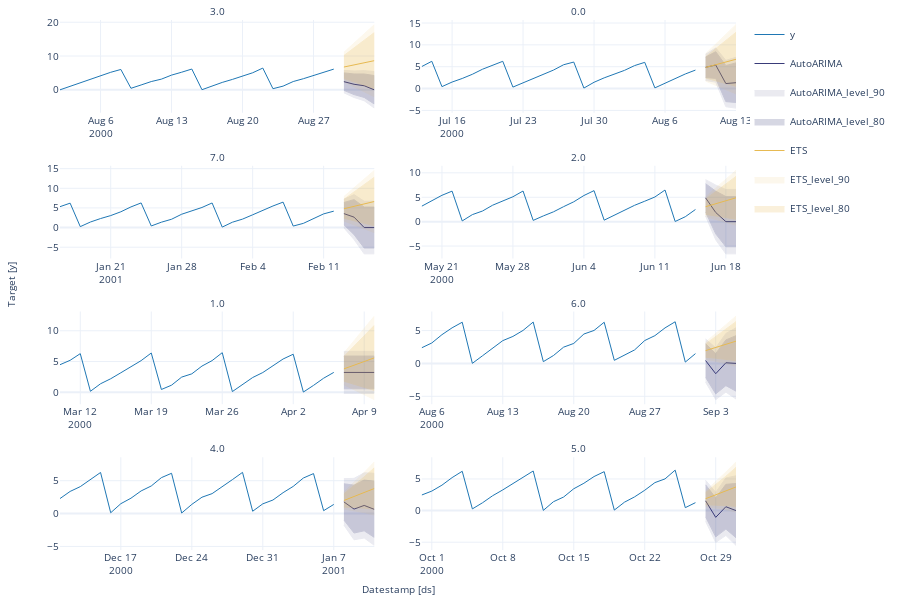

Notebook code cell kept with this figure:
### Code cell
#| hide
fcsts_df = fcst.forecast(h=4, fitted=True, level=[90, 80, 30])
fcsts_df.groupby('unique_id').tail(4)
fcst.plot(panel_df.groupby('unique_id').tail(28), fcsts_df, models=['AutoARIMA', 'ETS'], level=[90, 80])

### Figure 1 — Plotly figure (JSON) as saved in the notebook; plotly's stock layout.template omitted (floating-point values rounded to 4 significant figures)
{"data": [{"legendgroup": "y", "line": {"color": "#1f77b4", "width": 1}, "mode": "lines", "name": "y", "showlegend": true, "type": "scatter", "x": ["2000-08-02T00:00:00", "2000-08-03T00:00:00", "2000-08-04T00:00:00", "2000-08-05T00:00:00", "2000-08-06T00:00:00", "2000-08-07T00:00:00", "2000-08-08T00:00:00", "2000-08-09T00:00:00", "2000-08-10T00:00:00", "2000-08-11T00:00:00", "2000-08-12T00:00:00", "2000-08-13T00:00:00", "2000-08-14T00:00:00", "2000-08-15T00:00:00", "2000-08-16T00:00:00", "2000-08-17T00:00:00", "2000-08-18T00:00:00", "2000-08-19T00:00:00", "2000-08-20T00:00:00", "2000-08-21T00:00:00", "2000-08-22T00:00:00", "2000-08-23T00:00:00", "2000-08-24T00:00:00", "2000-08-25T00:00:00", "2000-08-26T00:00:00", "2000-08-27T00:00:00", "2000-08-28T00:00:00", "2000-08-29T00:00:00"], "xaxis": "x", "y": [0.004345, 1.012, 2.072, 3.257, 4.111, 5.185, 6.028, 0.4556, 1.442, 2.449, 3.166, 4.356, 5.213, 6.151, 0.03521, 1.211, 2.194, 3.08, 4.175, 5.048, 6.436, 0.3338, 1.096, 2.459, 3.29, 4.228, 5.321, 6.127], "yaxis": "y"}, {"legendgroup": "y", "line": {"color": "#1f77b4", "width": 1}, "mode": "lines", "name": "y", "showlegend": false, "type": "scatter", "x": ["2000-07-13T00:00:00", "2000-07-14T00:00:00", "2000-07-15T00:00:00", "2000-07-16T00:00:00", "2000-07-17T00:00:00", "2000-07-18T00:00:00", "2000-07-19T00:00:00", "2000-07-20T00:00:00", "2000-07-21T00:00:00", "2000-07-22T00:00:00", "2000-07-23T00:00:00", "2000-07-24T00:00:00", "2000-07-25T00:00:00", "2000-07-26T00:00:00", "2000-07-27T00:00:00", "2000-07-28T00:00:00", "2000-07-29T00:00:00", "2000-07-30T00:00:00", "2000-07-31T00:00:00", "2000-08-01T00:00:00", "2000-08-02T00:00:00", "2000-08-03T00:00:00", "2000-08-04T00:00:00", "2000-08-05T00:00:00", "2000-08-06T00:00:00", "2000-08-07T00:00:00", "2000-08-08T00:00:00", "2000-08-09T00:00:00"], "xaxis": "x2", "y": [5.028, 6.244, 0.4405, 1.488, 2.309, 3.271, 4.427, 5.372, 6.239, 0.3385, 1.304, 2.357, 3.235, 4.228, 5.453, 6.069, 0.1146, 1.441, 2.452, 3.323, 4.162, 5.26, 6.0, 0.1559, 1.213, 2.443, 3.34, 4.228], "yaxis": "y2"}, {"legendgroup": "y", "line": {"color": "#1f77b4", "width": 1}, "mode": "lines", "name": "y", "showlegend": false, "type": "scatter", "x": ["2001-01-16T00:00:00", "2001-01-17T00:00:00", "2001-01-18T00:00:00", "2001-01-19T00:00:00", "2001-01-20T00:00:00", "2001-01-21T00:00:00", "2001-01-22T00:00:00", "2001-01-23T00:00:00", "2001-01-24T00:00:00", "2001-01-25T00:00:00", "2001-01-26T00:00:00", "2001-01-27T00:00:00", "2001-01-28T00:00:00", "2001-01-29T00:00:00", "2001-01-30T00:00:00", "2001-01-31T00:00:00", "2001-02-01T00:00:00", "2001-02-02T00:00:00", "2001-02-03T00:00:00", "2001-02-04T00:00:00", "2001-02-05T00:00:00", "2001-02-06T00:00:00", "2001-02-07T00:00:00", "2001-02-08T00:00:00", "2001-02-09T00:00:00", "2001-02-10T00:00:00", "2001-02-11T00:00:00", "2001-02-12T00:00:00"], "xaxis": "x3", "y": [5.322, 6.211, 0.2385, 1.407, 2.294, 3.047, 4.015, 5.256, 6.272, 0.4081, 1.365, 2.113, 3.397, 4.315, 5.117, 6.258, 0.12, 1.361, 2.151, 3.248, 4.449, 5.494, 6.479, 0.3852, 1.068, 2.234, 3.484, 4.177], "yaxis": "y3"}, {"legendgroup": "y", "line": {"color": "#1f77b4", "width": 1}, "mode": "lines", "name": "y", "showlegend": false, "type": "scatter", "x": ["2000-05-19T00:00:00", "2000-05-20T00:00:00", "2000-05-21T00:00:00", "2000-05-22T00:00:00", "2000-05-23T00:00:00", "2000-05-24T00:00:00", "2000-05-25T00:00:00", "2000-05-26T00:00:00", "2000-05-27T00:00:00", "2000-05-28T00:00:00", "2000-05-29T00:00:00", "2000-05-30T00:00:00", "2000-05-31T00:00:00", "2000-06-01T00:00:00", "2000-06-02T00:00:00", "2000-06-03T00:00:00", "2000-06-04T00:00:00", "2000-06-05T00:00:00", "2000-06-06T00:00:00", "2000-06-07T00:00:00", "2000-06-08T00:00:00", "2000-06-09T00:00:00", "2000-06-10T00:00:00", "2000-06-11T00:00:00", "2000-06-12T00:00:00", "2000-06-13T00:00:00", "2000-06-14T00:00:00", "2000-06-15T00:00:00"], "xaxis": "x4", "y": [3.162, 4.34, 5.398, 6.252, 0.1481, 1.443, 2.176, 3.369, 4.278, 5.101, 6.274, 0.2598, 1.174, 2.012, 3.074, 4.066, 5.354, 6.355, 0.3059, 1.336, 2.224, 3.348, 4.189, 5.05, 6.48, 0.03622, 1.01, 2.49], "yaxis": "y4"}, {"legendgroup": "y", "line": {"color": "#1f77b4", "width": 1}, "mode": "lines", "name": "y", "showlegend": false, "type": "scatter", "x": ["2000-03-10T00:00:00", "2000-03-11T00:00:00", "2000-03-12T00:00:00", "2000-03-13T00:00:00", "2000-03-14T00:00:00", "2000-03-15T00:00:00", "2000-03-16T00:00:00", "2000-03-17T00:00:00", "2000-03-18T00:00:00", "2000-03-19T00:00:00", "2000-03-20T00:00:00", "2000-03-21T00:00:00", "2000-03-22T00:00:00", "2000-03-23T00:00:00", "2000-03-24T00:00:00", "2000-03-25T00:00:00", "2000-03-26T00:00:00", "2000-03-27T00:00:00", "2000-03-28T00:00:00", "2000-03-29T00:00:00", "2000-03-30T00:00:00", "2000-03-31T00:00:00", "2000-04-01T00:00:00", "2000-04-02T00:00:00", "2000-04-03T00:00:00", "2000-04-04T00:00:00", "2000-04-05T00:00:00", "2000-04-06T00:00:00"], "xaxis": "x5", "y": [4.49, 5.203, 6.285, 0.1718, 1.394, 2.206, 3.18, 4.2, 5.151, 6.388, 0.4631, 1.163, 2.476, 3.007, 4.267, 5.152, 6.441, 0.1253, 1.339, 2.405, 3.216, 4.376, 5.415, 6.19, 0.04827, 1.128, 2.296, 3.238], "yaxis": "y5"}, {"legendgroup": "y", "line": {"color": "#1f77b4", "width": 1}, "mode": "lines", "name": "y", "showlegend": false, "type": "scatter", "x": ["2000-08-05T00:00:00", "2000-08-06T00:00:00", "2000-08-07T00:00:00", "2000-08-08T00:00:00", "2000-08-09T00:00:00", "2000-08-10T00:00:00", "2000-08-11T00:00:00", "2000-08-12T00:00:00", "2000-08-13T00:00:00", "2000-08-14T00:00:00", "2000-08-15T00:00:00", "2000-08-16T00:00:00", "2000-08-17T00:00:00", "2000-08-18T00:00:00", "2000-08-19T00:00:00", "2000-08-20T00:00:00", "2000-08-21T00:00:00", "2000-08-22T00:00:00", "2000-08-23T00:00:00", "2000-08-24T00:00:00", "2000-08-25T00:00:00", "2000-08-26T00:00:00", "2000-08-27T00:00:00", "2000-08-28T00:00:00", "2000-08-29T00:00:00", "2000-08-30T00:00:00", "2000-08-31T00:00:00", "2000-09-01T00:00:00"], "xaxis": "x6", "y": [2.377, 3.113, 4.376, 5.418, 6.271, 0.0137, 1.165, 2.296, 3.469, 4.109, 5.022, 6.298, 0.2705, 1.203, 2.477, 3.042, 4.476, 5.017, 6.269, 0.4728, 1.231, 2.055, 3.484, 4.226, 5.408, 6.341, 0.2029, 1.491], "yaxis": "y6"}, {"legendgroup": "y", "line": {"color": "#1f77b4", "width": 1}, "mode": "lines", "name": "y", "showlegend": false, "type": "scatter", "x": ["2000-12-11T00:00:00", "2000-12-12T00:00:00", "2000-12-13T00:00:00", "2000-12-14T00:00:00", "2000-12-15T00:00:00", "2000-12-16T00:00:00", "2000-12-17T00:00:00", "2000-12-18T00:00:00", "2000-12-19T00:00:00", "2000-12-20T00:00:00", "2000-12-21T00:00:00", "2000-12-22T00:00:00", "2000-12-23T00:00:00", "2000-12-24T00:00:00", "2000-12-25T00:00:00", "2000-12-26T00:00:00", "2000-12-27T00:00:00", "2000-12-28T00:00:00", "2000-12-29T00:00:00", "2000-12-30T00:00:00", "2000-12-31T00:00:00", "2001-01-01T00:00:00", "2001-01-02T00:00:00", "2001-01-03T00:00:00", "2001-01-04T00:00:00", "2001-01-05T00:00:00", "2001-01-06T00:00:00", "2001-01-07T00:00:00"], "xaxis": "x7", "y": [2.281, 3.365, 4.096, 5.206, 6.249, 0.1218, 1.499, 2.336, 3.442, 4.196, 5.462, 6.126, 0.07894, 1.393, 2.487, 3.031, 4.05, 5.159, 6.263, 0.3521, 1.478, 2.059, 3.178, 4.133, 5.404, 6.082, 0.4384, 1.387], "yaxis": "y7"}, {"legendgroup": "y", "line": {"color": "#1f77b4", "width": 1}, "mode": "lines", "name": "y", "showlegend": false, "type": "scatter", "x": ["2000-09-30T00:00:00", "2000-10-01T00:00:00", "2000-10-02T00:00:00", "2000-10-03T00:00:00", "2000-10-04T00:00:00", "2000-10-05T00:00:00", "2000-10-06T00:00:00", "2000-10-07T00:00:00", "2000-10-08T00:00:00", "2000-10-09T00:00:00", "2000-10-10T00:00:00", "2000-10-11T00:00:00", "2000-10-12T00:00:00", "2000-10-13T00:00:00", "2000-10-14T00:00:00", "2000-10-15T00:00:00", "2000-10-16T00:00:00", "2000-10-17T00:00:00", "2000-10-18T00:00:00", "2000-10-19T00:00:00", "2000-10-20T00:00:00", "2000-10-21T00:00:00", "2000-10-22T00:00:00", "2000-10-23T00:00:00", "2000-10-24T00:00:00", "2000-10-25T00:00:00", "2000-10-26T00:00:00", "2000-10-27T00:00:00"], "xaxis": "x8", "y": [2.459, 3.085, 4.02, 5.215, 6.216, 0.2656, 1.235, 2.349, 3.271, 4.271, 5.334, 6.261, 0.03107, 1.406, 2.143, 3.451, 4.321, 5.382, 6.156, 0.07805, 1.326, 2.169, 3.215, 4.425, 5.011, 6.397, 0.4621, 1.253], "yaxis": "y8"}, {"legendgroup": "AutoARIMA", "line": {"color": "#393b79", "width": 1}, "mode": "lines", "name": "AutoARIMA", "showlegend": true, "type": "scatter", "x": ["2000-08-30T00:00:00", "2000-08-31T00:00:00", "2000-09-01T00:00:00", "2000-09-02T00:00:00"], "xaxis": "x", "y": [2.421, 1.644, 1.213, 0], "yaxis": "y"}, {"fill": "toself", "fillcolor": "#393b79", "legendgroup": "AutoARIMA_level_90", "line": {"color": "#393b79", "width": 1}, "mode": "lines", "name": "AutoARIMA_level_90", "opacity": 0.1, "showlegend": true, "type": "scatter", "x": ["2000-08-30T00:00:00.000000000", "2000-08-31T00:00:00.000000000", "2000-09-01T00:00:00.000000000", "2000-09-02T00:00:00.000000000", "2000-09-02T00:00:00.000000000", "2000-09-01T00:00:00.000000000", "2000-08-31T00:00:00.000000000", "2000-08-30T00:00:00.000000000"], "xaxis": "x", "y": [5.73, 5.561, 5.663, 5.409, -5.409, -3.238, -2.273, -0.8877], "yaxis": "y"}, {"fill": "toself", "fillcolor": "#393b79", "legendgroup": "AutoARIMA_level_80", "line": {"color": "#393b79", "width": 1}, "mode": "lines", "name": "AutoARIMA_level_80", "opacity": 0.2, "showlegend": true, "type": "scatter", "x": ["2000-08-30T00:00:00.000000000", "2000-08-31T00:00:00.000000000", "2000-09-01T00:00:00.000000000", "2000-09-02T00:00:00.000000000", "2000-09-02T00:00:00.000000000", "2000-09-01T00:00:00.000000000", "2000-08-31T00:00:00.000000000", "2000-08-30T00:00:00.000000000"], "xaxis": "x", "y": [5.0, 4.696, 4.68, 4.214, -4.214, -2.255, -1.408, -0.1568], "yaxis": "y"}, {"legendgroup": "ETS", "line": {"color": "#e7ba52", "width": 1}, "mode": "lines", "name": "ETS", "showlegend": true, "type": "scatter", "x": ["2000-08-30T00:00:00", "2000-08-31T00:00:00", "2000-09-01T00:00:00", "2000-09-02T00:00:00"], "xaxis": "x", "y": [6.747, 7.375, 8.003, 8.631], "yaxis": "y"}, {"fill": "toself", "fillcolor": "#e7ba52", "legendgroup": "ETS_level_90", "line": {"color": "#e7ba52", "width": 1}, "mode": "lines", "name": "ETS_level_90", "opacity": 0.1, "showlegend": true, "type": "scatter", "x": ["2000-08-30T00:00:00.000000000", "2000-08-31T00:00:00.000000000", "2000-09-01T00:00:00.000000000", "2000-09-02T00:00:00.000000000", "2000-09-02T00:00:00.000000000", "2000-09-01T00:00:00.000000000", "2000-08-31T00:00:00.000000000", "2000-08-30T00:00:00.000000000"], "xaxis": "x", "y": [11.11, 13.93, 16.61, 19.29, -2.027, -0.6009, 0.8225, 2.388], "yaxis": "y"}, {"fill": "toself", "fillcolor": "#e7ba52", "legendgroup": "ETS_level_80", "line": {"color": "#e7ba52", "width": 1}, "mode": "lines", "name": "ETS_level_80", "opacity": 0.2, "showlegend": true, "type": "scatter", "x": ["2000-08-30T00:00:00.000000000", "2000-08-31T00:00:00.000000000", "2000-09-01T00:00:00.000000000", "2000-09-02T00:00:00.000000000", "2000-09-02T00:00:00.000000000", "2000-09-01T00:00:00.000000000", "2000-08-31T00:00:00.000000000", "2000-08-30T00:00:00.000000000"], "xaxis": "x", "y": [10.14, 12.48, 14.71, 16.93, 0.3268, 1.299, 2.27, 3.351], "yaxis": "y"}, {"legendgroup": "AutoARIMA", "line": {"color": "#393b79", "width": 1}, "mode": "lines", "name": "AutoARIMA", "showlegend": false, "type": "scatter", "x": ["2000-08-10T00:00:00", "2000-08-11T00:00:00", "2000-08-12T00:00:00", "2000-08-13T00:00:00"], "xaxis": "x2", "y": [4.858, 5.389, 1.143, 1.346], "yaxis": "y2"}, {"fill": "toself", "fillcolor": "#393b79", "legendgroup": "AutoARIMA_level_90", "line": {"color": "#393b79", "width": 1}, "mode": "lines", "name": "AutoARIMA_level_90", "opacity": 0.1, "showlegend": false, "type": "scatter", "x": ["2000-08-10T00:00:00.000000000", "2000-08-11T00:00:00.000000000", "2000-08-12T00:00:00.000000000", "2000-08-13T00:00:00.000000000", "2000-08-13T00:00:00.000000000", "2000-08-12T00:00:00.000000000", "2000-08-11T00:00:00.000000000", "2000-08-10T00:00:00.000000000"], "xaxis": "x2", "y": [7.861, 9.313, 6.453, 7.165, -4.473, -4.167, 1.466, 1.854], "yaxis": "y2"}, {"fill": "toself", "fillcolor": "#393b79", "legendgroup": "AutoARIMA_level_80", "line": {"color": "#393b79", "width": 1}, "mode": "lines", "name": "AutoARIMA_level_80", "opacity": 0.2, "showlegend": false, "type": "scatter", "x": ["2000-08-10T00:00:00.000000000", "2000-08-11T00:00:00.000000000", "2000-08-12T00:00:00.000000000", "2000-08-13T00:00:00.000000000", "2000-08-13T00:00:00.000000000", "2000-08-12T00:00:00.000000000", "2000-08-11T00:00:00.000000000", "2000-08-10T00:00:00.000000000"], "xaxis": "x2", "y": [7.198, 8.446, 5.28, 5.879, -3.188, -2.994, 2.333, 2.518], "yaxis": "y2"}, {"legendgroup": "ETS", "line": {"color": "#e7ba52", "width": 1}, "mode": "lines", "name": "ETS", "showlegend": false, "type": "scatter", "x": ["2000-08-10T00:00:00", "2000-08-11T00:00:00", "2000-08-12T00:00:00", "2000-08-13T00:00:00"], "xaxis": "x2", "y": [4.837, 5.459, 6.082, 6.704], "yaxis": "y2"}, {"fill": "toself", "fillcolor": "#e7ba52", "legendgroup": "ETS_level_90", "line": {"color": "#e7ba52", "width": 1}, "mode": "lines", "name": "ETS_level_90", "opacity": 0.1, "showlegend": false, "type": "scatter", "x": ["2000-08-10T00:00:00.000000000", "2000-08-11T00:00:00.000000000", "2000-08-12T00:00:00.000000000", "2000-08-13T00:00:00.000000000", "2000-08-13T00:00:00.000000000", "2000-08-12T00:00:00.000000000", "2000-08-11T00:00:00.000000000", "2000-08-10T00:00:00.000000000"], "xaxis": "x2", "y": [7.962, 10.22, 12.41, 14.63, -1.223, -0.2433, 0.7031, 1.711], "yaxis": "y2"}, {"fill": "toself", "fillcolor": "#e7ba52", "legendgroup": "ETS_level_80", "line": {"color": "#e7ba52", "width": 1}, "mode": "lines", "name": "ETS_level_80", "opacity": 0.2, "showlegend": false, "type": "scatter", "x": ["2000-08-10T00:00:00.000000000", "2000-08-11T00:00:00.000000000", "2000-08-12T00:00:00.000000000", "2000-08-13T00:00:00.000000000", "2000-08-13T00:00:00.000000000", "2000-08-12T00:00:00.000000000", "2000-08-11T00:00:00.000000000", "2000-08-10T00:00:00.000000000"], "xaxis": "x2", "y": [7.271, 9.165, 11.01, 12.88, 0.5275, 1.154, 1.754, 2.402], "yaxis": "y2"}, {"legendgroup": "AutoARIMA", "line": {"color": "#393b79", "width": 1}, "mode": "lines", "name": "AutoARIMA", "showlegend": false, "type": "scatter", "x": ["2001-02-13T00:00:00", "2001-02-14T00:00:00", "2001-02-15T00:00:00", "2001-02-16T00:00:00"], "xaxis": "x3", "y": [3.552, 2.656, 0, 0], "yaxis": "y3"}, {"fill": "toself", "fillcolor": "#393b79", "legendgroup": "AutoARIMA_level_90", "line": {"color": "#393b79", "width": 1}, "mode": "lines", "name": "AutoARIMA_level_90", "opacity": 0.1, "showlegend": false, "type": "scatter", "x": ["2001-02-13T00:00:00.000000000", "2001-02-14T00:00:00.000000000", "2001-02-15T00:00:00.000000000", "2001-02-16T00:00:00.000000000", "2001-02-16T00:00:00.000000000", "2001-02-15T00:00:00.000000000", "2001-02-14T00:00:00.000000000", "2001-02-13T00:00:00.000000000"], "xaxis": "x3", "y": [7.191, 8.376, 6.697, 6.697, -6.697, -6.697, -3.063, -0.08763], "yaxis": "y3"}, {"fill": "toself", "fillcolor": "#393b79", "legendgroup": "AutoARIMA_level_80", "line": {"color": "#393b79", "width": 1}, "mode": "lines", "name": "AutoARIMA_level_80", "opacity": 0.2, "showlegend": false, "type": "scatter", "x": ["2001-02-13T00:00:00.000000000", "2001-02-14T00:00:00.000000000", "2001-02-15T00:00:00.000000000", "2001-02-16T00:00:00.000000000", "2001-02-16T00:00:00.000000000", "2001-02-15T00:00:00.000000000", "2001-02-14T00:00:00.000000000", "2001-02-13T00:00:00.000000000"], "xaxis": "x3", "y": [6.387, 7.113, 5.218, 5.218, -5.218, -5.218, -1.8, 0.7162], "yaxis": "y3"}, {"legendgroup": "ETS", "line": {"color": "#e7ba52", "width": 1}, "mode": "lines", "name": "ETS", "showlegend": false, "type": "scatter", "x": ["2001-02-13T00:00:00", "2001-02-14T00:00:00", "2001-02-15T00:00:00", "2001-02-16T00:00:00"], "xaxis": "x3", "y": [4.788, 5.404, 6.019, 6.635], "yaxis": "y3"}, {"fill": "toself", "fillcolor": "#e7ba52", "legendgroup": "ETS_level_90", "line": {"color": "#e7ba52", "width": 1}, "mode": "lines", "name": "ETS_level_90", "opacity": 0.1, "showlegend": false, "type": "scatter", "x": ["2001-02-13T00:00:00.000000000", "2001-02-14T00:00:00.000000000", "2001-02-15T00:00:00.000000000", "2001-02-16T00:00:00.000000000", "2001-02-16T00:00:00.000000000", "2001-02-15T00:00:00.000000000", "2001-02-14T00:00:00.000000000", "2001-02-13T00:00:00.000000000"], "xaxis": "x3", "y": [7.886, 10.14, 12.33, 14.56, -1.289, -0.2935, 0.6668, 1.69], "yaxis": "y3"}, {"fill": "toself", "fillcolor": "#e7ba52", "legendgroup": "ETS_level_80", "line": {"color": "#e7ba52", "width": 1}, "mode": "lines", "name": "ETS_level_80", "opacity": 0.2, "showlegend": false, "type": "scatter", "x": ["2001-02-13T00:00:00.000000000", "2001-02-14T00:00:00.000000000", "2001-02-15T00:00:00.000000000", "2001-02-16T00:00:00.000000000", "2001-02-16T00:00:00.000000000", "2001-02-15T00:00:00.000000000", "2001-02-14T00:00:00.000000000", "2001-02-13T00:00:00.000000000"], "xaxis": "x3", "y": [7.202, 9.094, 10.94, 12.81, 0.4614, 1.101, 1.713, 2.374], "yaxis": "y3"}, {"legendgroup": "AutoARIMA", "line": {"color": "#393b79", "width": 1}, "mode": "lines", "name": "AutoARIMA", "showlegend": false, "type": "scatter", "x": ["2000-06-16T00:00:00", "2000-06-17T00:00:00", "2000-06-18T00:00:00", "2000-06-19T00:00:00"], "xaxis": "x4", "y": [4.876, 1.881, 0, 0], "yaxis": "y4"}, {"fill": "toself", "fillcolor": "#393b79", "legendgroup": "AutoARIMA_level_90", "line": {"color": "#393b79", "width": 1}, "mode": "lines", "name": "AutoARIMA_level_90", "opacity": 0.1, "showlegend": false, "type": "scatter", "x": ["2000-06-16T00:00:00.000000000", "2000-06-17T00:00:00.000000000", "2000-06-18T00:00:00.000000000", "2000-06-19T00:00:00.000000000", "2000-06-19T00:00:00.000000000", "2000-06-18T00:00:00.000000000", "2000-06-17T00:00:00.000000000", "2000-06-16T00:00:00.000000000"], "xaxis": "x4", "y": [8.601, 7.496, 6.599, 6.599, -6.599, -6.599, -3.735, 1.151], "yaxis": "y4"}, {"fill": "toself", "fillcolor": "#393b79", "legendgroup": "AutoARIMA_level_80", "line": {"color": "#393b79", "width": 1}, "mode": "lines", "name": "AutoARIMA_level_80", "opacity": 0.2, "showlegend": false, "type": "scatter", "x": ["2000-06-16T00:00:00.000000000", "2000-06-17T00:00:00.000000000", "2000-06-18T00:00:00.000000000", "2000-06-19T00:00:00.000000000", "2000-06-19T00:00:00.000000000", "2000-06-18T00:00:00.000000000", "2000-06-17T00:00:00.000000000", "2000-06-16T00:00:00.000000000"], "xaxis": "x4", "y": [7.779, 6.256, 5.141, 5.141, -5.141, -5.141, -2.494, 1.973], "yaxis": "y4"}, {"legendgroup": "ETS", "line": {"color": "#e7ba52", "width": 1}, "mode": "lines", "name": "ETS", "showlegend": false, "type": "scatter", "x": ["2000-06-16T00:00:00", "2000-06-17T00:00:00", "2000-06-18T00:00:00", "2000-06-19T00:00:00"], "xaxis": "x4", "y": [3.057, 3.667, 4.277, 4.888], "yaxis": "y4"}, {"fill": "toself", "fillcolor": "#e7ba52", "legendgroup": "ETS_level_90", "line": {"color": "#e7ba52", "width": 1}, "mode": "lines", "name": "ETS_level_90", "opacity": 0.1, "showlegend": false, "type": "scatter", "x": ["2000-06-16T00:00:00.000000000", "2000-06-17T00:00:00.000000000", "2000-06-18T00:00:00.000000000", "2000-06-19T00:00:00.000000000", "2000-06-19T00:00:00.000000000", "2000-06-18T00:00:00.000000000", "2000-06-17T00:00:00.000000000", "2000-06-16T00:00:00.000000000"], "xaxis": "x4", "y": [5.077, 6.855, 8.645, 10.5, -0.7278, -0.09004, 0.4798, 1.037], "yaxis": "y4"}, {"fill": "toself", "fillcolor": "#e7ba52", "legendgroup": "ETS_level_80", "line": {"color": "#e7ba52", "width": 1}, "mode": "lines", "name": "ETS_level_80", "opacity": 0.2, "showlegend": false, "type": "scatter", "x": ["2000-06-16T00:00:00.000000000", "2000-06-17T00:00:00.000000000", "2000-06-18T00:00:00.000000000", "2000-06-19T00:00:00.000000000", "2000-06-19T00:00:00.000000000", "2000-06-18T00:00:00.000000000", "2000-06-17T00:00:00.000000000", "2000-06-16T00:00:00.000000000"], "xaxis": "x4", "y": [4.631, 6.151, 7.68, 9.263, 0.5124, 0.8746, 1.184, 1.483], "yaxis": "y4"}, {"legendgroup": "AutoARIMA", "line": {"color": "#393b79", "width": 1}, "mode": "lines", "name": "AutoARIMA", "showlegend": false, "type": "scatter", "x": ["2000-04-07T00:00:00", "2000-04-08T00:00:00", "2000-04-09T00:00:00", "2000-04-10T00:00:00"], "xaxis": "x5", "y": [3.233, 3.233, 3.233, 3.233], "yaxis": "y5"}, {"fill": "toself", "fillcolor": "#393b79", "legendgroup": "AutoARIMA_level_90", "line": {"color": "#393b79", "width": 1}, "mode": "lines", "name": "AutoARIMA_level_90", "opacity": 0.1, "showlegend": false, "type": "scatter", "x": ["2000-04-07T00:00:00.000000000", "2000-04-08T00:00:00.000000000", "2000-04-09T00:00:00.000000000", "2000-04-10T00:00:00.000000000", "2000-04-10T00:00:00.000000000", "2000-04-09T00:00:00.000000000", "2000-04-08T00:00:00.000000000", "2000-04-07T00:00:00.000000000"], "xaxis": "x5", "y": [6.645, 6.645, 6.645, 6.645, -0.1799, -0.1799, -0.1799, -0.1799], "yaxis": "y5"}, {"fill": "toself", "fillcolor": "#393b79", "legendgroup": "AutoARIMA_level_80", "line": {"color": "#393b79", "width": 1}, "mode": "lines", "name": "AutoARIMA_level_80", "opacity": 0.2, "showlegend": false, "type": "scatter", "x": ["2000-04-07T00:00:00.000000000", "2000-04-08T00:00:00.000000000", "2000-04-09T00:00:00.000000000", "2000-04-10T00:00:00.000000000", "2000-04-10T00:00:00.000000000", "2000-04-09T00:00:00.000000000", "2000-04-08T00:00:00.000000000", "2000-04-07T00:00:00.000000000"], "xaxis": "x5", "y": [5.891, 5.891, 5.891, 5.891, 0.5738, 0.5738, 0.5738, 0.5738], "yaxis": "y5"}, {"legendgroup": "ETS", "line": {"color": "#e7ba52", "width": 1}, "mode": "lines", "name": "ETS", "showlegend": false, "type": "scatter", "x": ["2000-04-07T00:00:00", "2000-04-08T00:00:00", "2000-04-09T00:00:00", "2000-04-10T00:00:00"], "xaxis": "x5", "y": [3.812, 4.408, 5.003, 5.598], "yaxis": "y5"}, {"fill": "toself", "fillcolor": "#e7ba52", "legendgroup": "ETS_level_90", "line": {"color": "#e7ba52", "width": 1}, "mode": "lines", "name": "ETS_level_90", "opacity": 0.1, "showlegend": false, "type": "scatter", "x": ["2000-04-07T00:00:00.000000000", "2000-04-08T00:00:00.000000000", "2000-04-09T00:00:00.000000000", "2000-04-10T00:00:00.000000000", "2000-04-10T00:00:00.000000000", "2000-04-09T00:00:00.000000000", "2000-04-08T00:00:00.000000000", "2000-04-07T00:00:00.000000000"], "xaxis": "x5", "y": [6.386, 8.377, 10.35, 12.38, -1.181, -0.3438, 0.4379, 1.239], "yaxis": "y5"}, {"fill": "toself", "fillcolor": "#e7ba52", "legendgroup": "ETS_level_80", "line": {"color": "#e7ba52", "width": 1}, "mode": "lines", "name": "ETS_level_80", "opacity": 0.2, "showlegend": false, "type": "scatter", "x": ["2000-04-07T00:00:00.000000000", "2000-04-08T00:00:00.000000000", "2000-04-09T00:00:00.000000000", "2000-04-10T00:00:00.000000000", "2000-04-10T00:00:00.000000000", "2000-04-09T00:00:00.000000000", "2000-04-08T00:00:00.000000000", "2000-04-07T00:00:00.000000000"], "xaxis": "x5", "y": [5.817, 7.501, 9.169, 10.88, 0.3165, 0.8371, 1.315, 1.807], "yaxis": "y5"}, {"legendgroup": "AutoARIMA", "line": {"color": "#393b79", "width": 1}, "mode": "lines", "name": "AutoARIMA", "showlegend": false, "type": "scatter", "x": ["2000-09-02T00:00:00", "2000-09-03T00:00:00", "2000-09-04T00:00:00", "2000-09-05T00:00:00"], "xaxis": "x6", "y": [0.4357, -1.568, 0.09745, 0], "yaxis": "y6"}, {"fill": "toself", "fillcolor": "#393b79", "legendgroup": "AutoARIMA_level_90", "line": {"color": "#393b79", "width": 1}, "mode": "lines", "name": "AutoARIMA_level_90", "opacity": 0.1, "showlegend": false, "type": "scatter", "x": ["2000-09-02T00:00:00.000000000", "2000-09-03T00:00:00.000000000", "2000-09-04T00:00:00.000000000", "2000-09-05T00:00:00.000000000", "2000-09-05T00:00:00.000000000", "2000-09-04T00:00:00.000000000", "2000-09-03T00:00:00.000000000", "2000-09-02T00:00:00.000000000"], "xaxis": "x6", "y": [3.72, 2.373, 4.565, 5.417, -5.417, -4.37, -5.509, -2.849], "yaxis": "y6"}, {"fill": "toself", "fillcolor": "#393b79", "legendgroup": "AutoARIMA_level_80", "line": {"color": "#393b79", "width": 1}, "mode": "lines", "name": "AutoARIMA_level_80", "opacity": 0.2, "showlegend": false, "type": "scatter", "x": ["2000-09-02T00:00:00.000000000", "2000-09-03T00:00:00.000000000", "2000-09-04T00:00:00.000000000", "2000-09-05T00:00:00.000000000", "2000-09-05T00:00:00.000000000", "2000-09-04T00:00:00.000000000", "2000-09-03T00:00:00.000000000", "2000-09-02T00:00:00.000000000"], "xaxis": "x6", "y": [2.995, 1.502, 3.578, 4.22, -4.22, -3.383, -4.639, -2.123], "yaxis": "y6"}, {"legendgroup": "ETS", "line": {"color": "#e7ba52", "width": 1}, "mode": "lines", "name": "ETS", "showlegend": false, "type": "scatter", "x": ["2000-09-02T00:00:00", "2000-09-03T00:00:00", "2000-09-04T00:00:00", "2000-09-05T00:00:00"], "xaxis": "x6", "y": [1.947, 2.427, 2.908, 3.388], "yaxis": "y6"}, {"fill": "toself", "fillcolor": "#e7ba52", "legendgroup": "ETS_level_90", "line": {"color": "#e7ba52", "width": 1}, "mode": "lines", "name": "ETS_level_90", "opacity": 0.1, "showlegend": false, "type": "scatter", "x": ["2000-09-02T00:00:00.000000000", "2000-09-03T00:00:00.000000000", "2000-09-04T00:00:00.000000000", "2000-09-05T00:00:00.000000000", "2000-09-05T00:00:00.000000000", "2000-09-04T00:00:00.000000000", "2000-09-03T00:00:00.000000000", "2000-09-02T00:00:00.000000000"], "xaxis": "x6", "y": [3.245, 4.52, 5.827, 7.198, -0.4225, -0.0122, 0.3341, 0.6487], "yaxis": "y6"}, {"fill": "toself", "fillcolor": "#e7ba52", "legendgroup": "ETS_level_80", "line": {"color": "#e7ba52", "width": 1}, "mode": "lines", "name": "ETS_level_80", "opacity": 0.2, "showlegend": false, "type": "scatter", "x": ["2000-09-02T00:00:00.000000000", "2000-09-03T00:00:00.000000000", "2000-09-04T00:00:00.000000000", "2000-09-05T00:00:00.000000000", "2000-09-05T00:00:00.000000000", "2000-09-04T00:00:00.000000000", "2000-09-03T00:00:00.000000000", "2000-09-02T00:00:00.000000000"], "xaxis": "x6", "y": [2.959, 4.058, 5.182, 6.357, 0.4191, 0.6327, 0.7964, 0.9355], "yaxis": "y6"}, {"legendgroup": "AutoARIMA", "line": {"color": "#393b79", "width": 1}, "mode": "lines", "name": "AutoARIMA", "showlegend": false, "type": "scatter", "x": ["2001-01-08T00:00:00", "2001-01-09T00:00:00", "2001-01-10T00:00:00", "2001-01-11T00:00:00"], "xaxis": "x7", "y": [1.771, 0.6798, 1.236, 0.639], "yaxis": "y7"}, {"fill": "toself", "fillcolor": "#393b79", "legendgroup": "AutoARIMA_level_90", "line": {"color": "#393b79", "width": 1}, "mode": "lines", "name": "AutoARIMA_level_90", "opacity": 0.1, "showlegend": false, "type": "scatter", "x": ["2001-01-08T00:00:00.000000000", "2001-01-09T00:00:00.000000000", "2001-01-10T00:00:00.000000000", "2001-01-11T00:00:00.000000000", "2001-01-11T00:00:00.000000000", "2001-01-10T00:00:00.000000000", "2001-01-09T00:00:00.000000000", "2001-01-08T00:00:00.000000000"], "xaxis": "x7", "y": [5.311, 5.353, 6.194, 6.118, -4.839, -3.721, -3.993, -1.77], "yaxis": "y7"}, {"fill": "toself", "fillcolor": "#393b79", "legendgroup": "AutoARIMA_level_80", "line": {"color": "#393b79", "width": 1}, "mode": "lines", "name": "AutoARIMA_level_80", "opacity": 0.2, "showlegend": false, "type": "scatter", "x": ["2001-01-08T00:00:00.000000000", "2001-01-09T00:00:00.000000000", "2001-01-10T00:00:00.000000000", "2001-01-11T00:00:00.000000000", "2001-01-11T00:00:00.000000000", "2001-01-10T00:00:00.000000000", "2001-01-09T00:00:00.000000000", "2001-01-08T00:00:00.000000000"], "xaxis": "x7", "y": [4.529, 4.321, 5.099, 4.908, -3.629, -2.626, -2.961, -0.9876], "yaxis": "y7"}, {"legendgroup": "ETS", "line": {"color": "#e7ba52", "width": 1}, "mode": "lines", "name": "ETS", "showlegend": false, "type": "scatter", "x": ["2001-01-08T00:00:00", "2001-01-09T00:00:00", "2001-01-10T00:00:00", "2001-01-11T00:00:00"], "xaxis": "x7", "y": [1.991, 2.598, 3.204, 3.811], "yaxis": "y7"}, {"fill": "toself", "fillcolor": "#e7ba52", "legendgroup": "ETS_level_90", "line": {"color": "#e7ba52", "width": 1}, "mode": "lines", "name": "ETS_level_90", "opacity": 0.1, "showlegend": false, "type": "scatter", "x": ["2001-01-08T00:00:00.000000000", "2001-01-09T00:00:00.000000000", "2001-01-10T00:00:00.000000000", "2001-01-11T00:00:00.000000000", "2001-01-11T00:00:00.000000000", "2001-01-10T00:00:00.000000000", "2001-01-09T00:00:00.000000000", "2001-01-08T00:00:00.000000000"], "xaxis": "x7", "y": [3.284, 4.744, 6.259, 7.86, -0.2385, 0.149, 0.4516, 0.6979], "yaxis": "y7"}, {"fill": "toself", "fillcolor": "#e7ba52", "legendgroup": "ETS_level_80", "line": {"color": "#e7ba52", "width": 1}, "mode": "lines", "name": "ETS_level_80", "opacity": 0.2, "showlegend": false, "type": "scatter", "x": ["2001-01-08T00:00:00.000000000", "2001-01-09T00:00:00.000000000", "2001-01-10T00:00:00.000000000", "2001-01-11T00:00:00.000000000", "2001-01-11T00:00:00.000000000", "2001-01-10T00:00:00.000000000", "2001-01-09T00:00:00.000000000", "2001-01-08T00:00:00.000000000"], "xaxis": "x7", "y": [2.998, 4.27, 5.585, 6.966, 0.6559, 0.8238, 0.9256, 0.9835], "yaxis": "y7"}, {"legendgroup": "AutoARIMA", "line": {"color": "#393b79", "width": 1}, "mode": "lines", "name": "AutoARIMA", "showlegend": false, "type": "scatter", "x": ["2000-10-28T00:00:00", "2000-10-29T00:00:00", "2000-10-30T00:00:00", "2000-10-31T00:00:00"], "xaxis": "x8", "y": [1.545, -1.07, 0.6109, 0], "yaxis": "y8"}, {"fill": "toself", "fillcolor": "#393b79", "legendgroup": "AutoARIMA_level_90", "line": {"color": "#393b79", "width": 1}, "mode": "lines", "name": "AutoARIMA_level_90", "opacity": 0.1, "showlegend": false, "type": "scatter", "x": ["2000-10-28T00:00:00.000000000", "2000-10-29T00:00:00.000000000", "2000-10-30T00:00:00.000000000", "2000-10-31T00:00:00.000000000", "2000-10-31T00:00:00.000000000", "2000-10-30T00:00:00.000000000", "2000-10-29T00:00:00.000000000", "2000-10-28T00:00:00.000000000"], "xaxis": "x8", "y": [4.797, 2.89, 5.156, 5.5, -5.5, -3.934, -5.03, -1.706], "yaxis": "y8"}, {"fill": "toself", "fillcolor": "#393b79", "legendgroup": "AutoARIMA_level_80", "line": {"color": "#393b79", "width": 1}, "mode": "lines", "name": "AutoARIMA_level_80", "opacity": 0.2, "showlegend": false, "type": "scatter", "x": ["2000-10-28T00:00:00.000000000", "2000-10-29T00:00:00.000000000", "2000-10-30T00:00:00.000000000", "2000-10-31T00:00:00.000000000", "2000-10-31T00:00:00.000000000", "2000-10-30T00:00:00.000000000", "2000-10-29T00:00:00.000000000", "2000-10-28T00:00:00.000000000"], "xaxis": "x8", "y": [4.079, 2.015, 4.152, 4.285, -4.285, -2.93, -4.156, -0.9881], "yaxis": "y8"}, {"legendgroup": "ETS", "line": {"color": "#e7ba52", "width": 1}, "mode": "lines", "name": "ETS", "showlegend": false, "type": "scatter", "x": ["2000-10-28T00:00:00", "2000-10-29T00:00:00", "2000-10-30T00:00:00", "2000-10-31T00:00:00"], "xaxis": "x8", "y": [1.878, 2.497, 3.115, 3.733], "yaxis": "y8"}, {"fill": "toself", "fillcolor": "#e7ba52", "legendgroup": "ETS_level_90", "line": {"color": "#e7ba52", "width": 1}, "mode": "lines", "name": "ETS_level_90", "opacity": 0.1, "showlegend": false, "type": "scatter", "x": ["2000-10-28T00:00:00.000000000", "2000-10-29T00:00:00.000000000", "2000-10-30T00:00:00.000000000", "2000-10-31T00:00:00.000000000", "2000-10-31T00:00:00.000000000", "2000-10-30T00:00:00.000000000", "2000-10-29T00:00:00.000000000", "2000-10-28T00:00:00.000000000"], "xaxis": "x8", "y": [3.113, 4.568, 6.089, 7.701, -0.235, 0.1406, 0.4251, 0.644], "yaxis": "y8"}, {"fill": "toself", "fillcolor": "#e7ba52", "legendgroup": "ETS_level_80", "line": {"color": "#e7ba52", "width": 1}, "mode": "lines", "name": "ETS_level_80", "opacity": 0.2, "showlegend": false, "type": "scatter", "x": ["2000-10-28T00:00:00.000000000", "2000-10-29T00:00:00.000000000", "2000-10-30T00:00:00.000000000", "2000-10-31T00:00:00.000000000", "2000-10-31T00:00:00.000000000", "2000-10-30T00:00:00.000000000", "2000-10-29T00:00:00.000000000", "2000-10-28T00:00:00.000000000"], "xaxis": "x8", "y": [2.84, 4.111, 5.432, 6.825, 0.6414, 0.7975, 0.8827, 0.9167], "yaxis": "y8"}], "layout": {"annotations": [{"font": {"size": 10}, "showarrow": false, "text": "3.0", "x": 0.2325, "xanchor": "center", "xref": "paper", "y": 1, "yanchor": "bottom", "yref": "paper"}, {"font": {"size": 10}, "showarrow": false, "text": "0.0", "x": 0.7675, "xanchor": "center", "xref": "paper", "y": 1, "yanchor": "bottom", "yref": "paper"}, {"font": {"size": 10}, "showarrow": false, "text": "7.0", "x": 0.2325, "xanchor": "center", "xref": "paper", "y": 0.725, "yanchor": "bottom", "yref": "paper"}, {"font": {"size": 10}, "showarrow": false, "text": "2.0", "x": 0.7675, "xanchor": "center", "xref": "paper", "y": 0.725, "yanchor": "bottom", "yref": "paper"}, {"font": {"size": 10}, "showarrow": false, "text": "1.0", "x": 0.2325, "xanchor": "center", "xref": "paper", "y": 0.45, "yanchor": "bottom", "yref": "paper"}, {"font": {"size": 10}, "showarrow": false, "text": "6.0", "x": 0.7675, "xanchor": "center", "xref": "paper", "y": 0.45, "yanchor": "bottom", "yref": "paper"}, {"font": {"size": 10}, "showarrow": false, "text": "4.0", "x": 0.2325, "xanchor": "center", "xref": "paper", "y": 0.175, "yanchor": "bottom", "yref": "paper"}, {"font": {"size": 10}, "showarrow": false, "text": "5.0", "x": 0.7675, "xanchor": "center", "xref": "paper", "y": 0.175, "yanchor": "bottom", "yref": "paper"}, {"font": {"size": 10}, "showarrow": false, "text": "Datestamp [ds]", "x": 0.5, "xanchor": "center", "xref": "paper", "y": 0, "yanchor": "top", "yref": "paper", "yshift": -30}, {"font": {"size": 10}, "showarrow": false, "text": "Target [y]", "textangle": -90, "x": 0, "xanchor": "right", "xref": "paper", "xshift": -40, "y": 0.5, "yanchor": "middle", "yref": "paper"}], "autosize": true, "font": {"size": 10}, "height": 600, "margin": {"b": 50, "l": 60, "r": 10, "t": 20}, "xaxis": {"anchor": "y", "domain": [0, 0.465], "showticklabels": true, "visible": true}, "xaxis2": {"anchor": "y2", "domain": [0.535, 1.0], "showticklabels": true, "visible": true}, "xaxis3": {"anchor": "y3", "domain": [0, 0.465], "showticklabels": true, "visible": true}, "xaxis4": {"anchor": "y4", "domain": [0.535, 1.0], "showticklabels": true, "visible": true}, "xaxis5": {"anchor": "y5", "domain": [0, 0.465], "showticklabels": true, "visible": true}, "xaxis6": {"anchor": "y6", "domain": [0.535, 1.0], "showticklabels": true, "visible": true}, "xaxis7": {"anchor": "y7", "domain": [0, 0.465], "showticklabels": true, "visible": true}, "xaxis8": {"anchor": "y8", "domain": [0.535, 1.0], "showticklabels": true, "visible": true}, "yaxis": {"anchor": "x", "domain": [0.825, 1]}, "yaxis2": {"anchor": "x2", "domain": [0.825, 1]}, "yaxis3": {"anchor": "x3", "domain": [0.55, 0.725]}, "yaxis4": {"anchor": "x4", "domain": [0.55, 0.725]}, "yaxis5": {"anchor": "x5", "domain": [0.275, 0.45]}, "yaxis6": {"anchor": "x6", "domain": [0.275, 0.45]}, "yaxis7": {"anchor": "x7", "domain": [0, 0.175]}, "yaxis8": {"anchor": "x8", "domain": [0, 0.175]}}}
